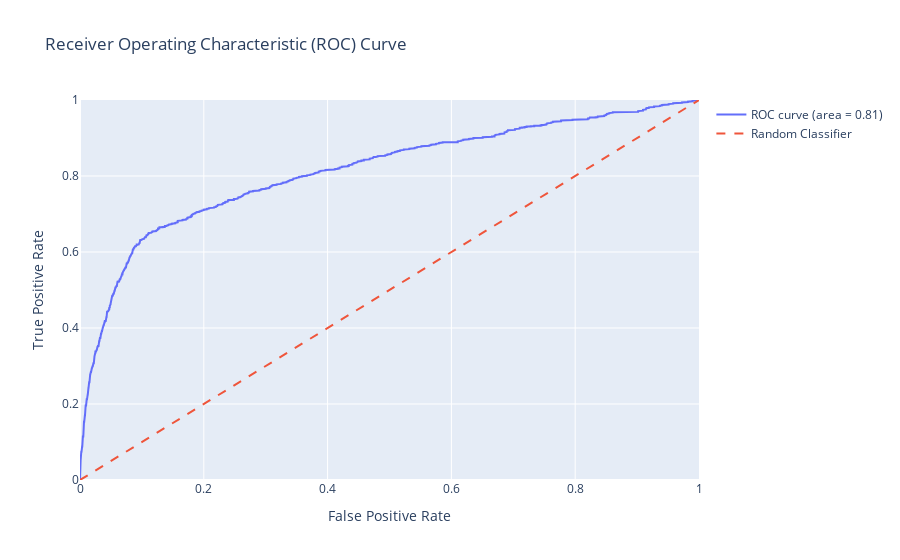

Notebook code cell kept with this figure:
### Code cell
# ROC Curve and AUC Score
fpr, tpr, thresholds = roc_curve(y_test, y_pred_proba)
roc_auc = roc_auc_score(y_test, y_pred_proba)
fig = go.Figure()
fig.add_trace(go.Scatter(x=fpr, y=tpr, mode='lines', name=f'ROC curve (area = {roc_auc:.2f})'))
fig.add_trace(go.Scatter(x=[0, 1], y=[0, 1], mode='lines', name='Random Classifier', line=dict(dash='dash')))
fig.update_layout(title='Receiver Operating Characteristic (ROC) Curve',
                  xaxis_title='False Positive Rate', yaxis_title='True Positive Rate',
                  xaxis_range=[0, 1], yaxis_range=[0, 1])
fig.show()

print(f"\nROC AUC Score: {roc_auc:.4f}")

### Figure 1 — Plotly figure (JSON) as saved in the notebook; plotly's stock layout.template omitted (floating-point values rounded to 4 significant figures; data arrays with more than 128 entries replaced by an {"elided": "..."} marker saying what was removed)
{"data": [{"mode": "lines", "name": "ROC curve (area = 0.81)", "type": "scatter", "x": {"elided": "1430 float values"}, "y": {"elided": "1430 float values"}}, {"line": {"dash": "dash"}, "mode": "lines", "name": "Random Classifier", "type": "scatter", "x": [0, 1], "y": [0, 1]}], "layout": {"title": {"text": "Receiver Operating Characteristic (ROC) Curve"}, "xaxis": {"range": [0, 1], "title": {"text": "False Positive Rate"}}, "yaxis": {"range": [0, 1], "title": {"text": "True Positive Rate"}}}}
